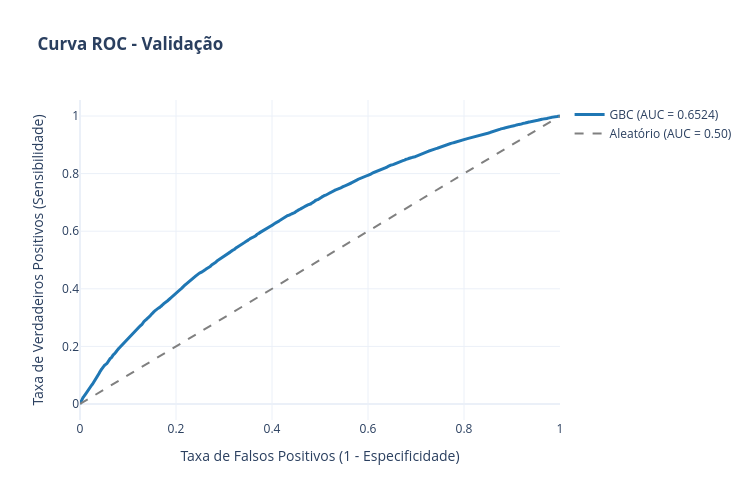

Notebook code for this chart:
### Markdown cell above
### Curva ROC

### Code cell
import plotly.graph_objects as go

fig_roc = go.Figure()

# Linha do Modelo
fig_roc.add_trace(
    go.Scatter(
        x=fpr,
        y=tpr,
        mode="lines",
        name=f"GBC (AUC = {auc_val:.4f})",
        line=dict(color="#1f77b4", width=3),
    )
)

# Linha de Referência Aleatória
fig_roc.add_trace(
    go.Scatter(
        x=[0, 1],
        y=[0, 1],
        mode="lines",
        name="Aleatório (AUC = 0.50)",
        line=dict(color="gray", width=2, dash="dash"),
    )
)

fig_roc.update_layout(
    title="<b>Curva ROC - Validação</b>",
    xaxis_title="Taxa de Falsos Positivos (1 - Especificidade)",
    yaxis_title="Taxa de Verdadeiros Positivos (Sensibilidade)",
    template="plotly_white",
    width=750,
    height=500,
    hovermode="x unified",
)

fig_roc.show()

### Figure 1 — Plotly figure (JSON) as saved in the notebook; plotly's stock layout.template omitted (floating-point values rounded to 4 significant figures; data arrays with more than 128 entries replaced by an {"elided": "..."} marker saying what was removed)
{"data": [{"line": {"color": "#1f77b4", "width": 3}, "mode": "lines", "name": "GBC (AUC = 0.6524)", "type": "scatter", "x": {"elided": "13054 float values"}, "y": {"elided": "13054 float values"}}, {"line": {"color": "gray", "dash": "dash", "width": 2}, "mode": "lines", "name": "Aleatório (AUC = 0.50)", "type": "scatter", "x": [0, 1], "y": [0, 1]}], "layout": {"height": 500, "hovermode": "x unified", "title": {"text": "<b>Curva ROC - Validação</b>"}, "width": 750, "xaxis": {"title": {"text": "Taxa de Falsos Positivos (1 - Especificidade)"}}, "yaxis": {"title": {"text": "Taxa de Verdadeiros Positivos (Sensibilidade)"}}}}
